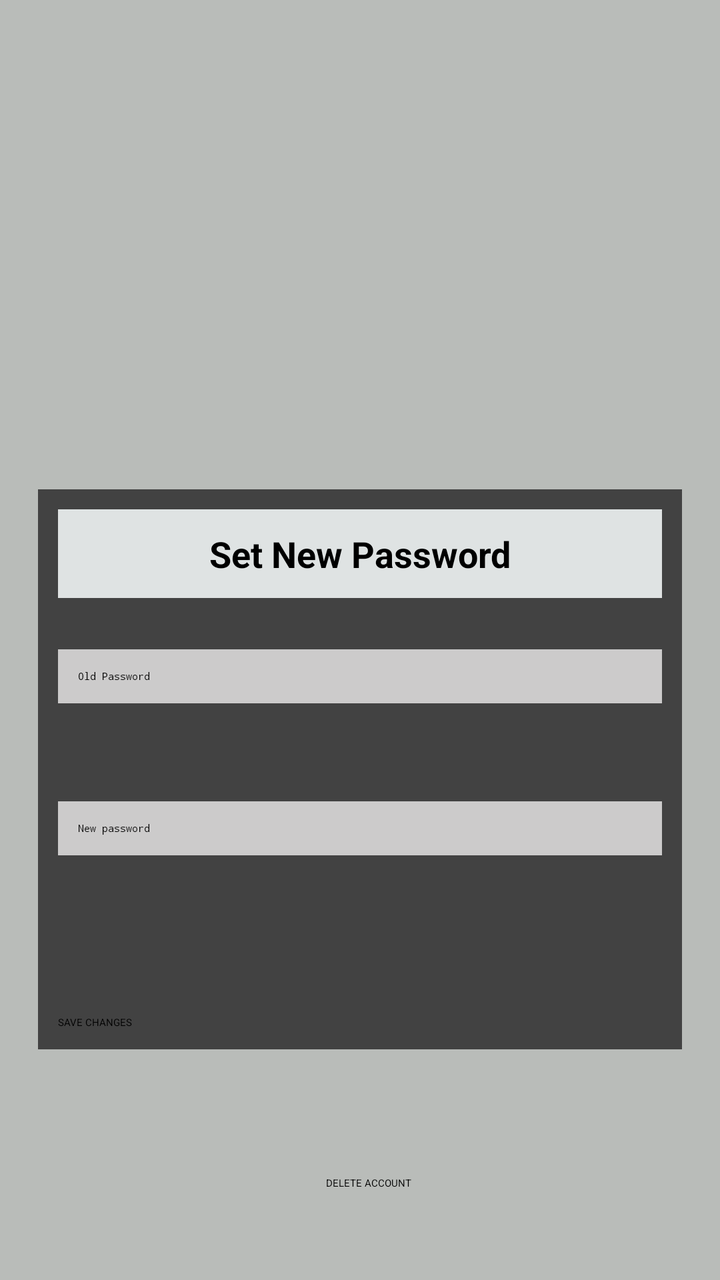
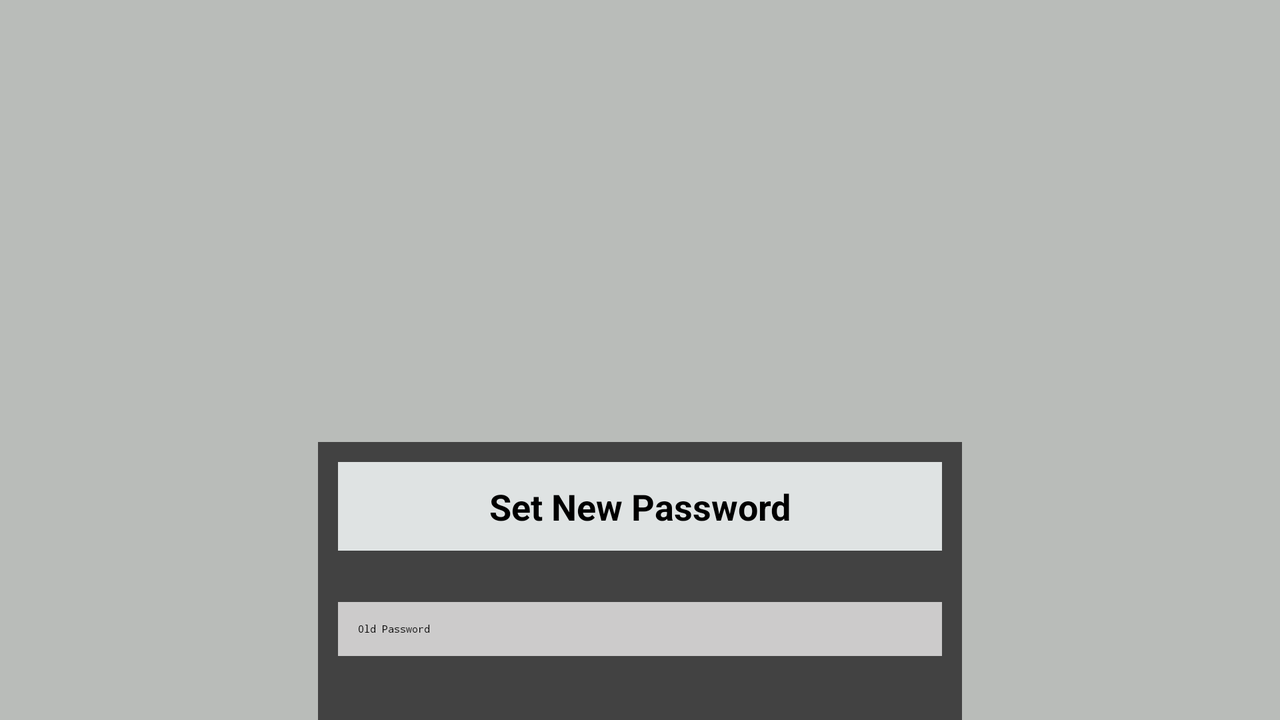

First picture: res/layout/ on a phone held upright. Second picture: the repository's own variant of that layout, on a device whose configuration matches the variant's folder. Source for both follows.
<!-- AndroidManifest.xml: application theme Theme.TodoApp -->
<!-- res/layout/activity_profile.xml -->
<?xml version="1.0" encoding="utf-8"?>
<FrameLayout xmlns:android="http://schemas.android.com/apk/res/android"
    xmlns:app="http://schemas.android.com/apk/res-auto"
    xmlns:tools="http://schemas.android.com/tools"
    android:layout_width="match_parent"
    android:layout_height="match_parent"
    android:background="#008175"
    tools:context=".ProfileActivity">

    
    <androidx.constraintlayout.widget.ConstraintLayout
        android:layout_width="match_parent"
        android:layout_height="match_parent"
        android:background="#B9BCB9">

        
        <ImageView
            android:id="@+id/imageView"
            android:layout_width="204dp"
            android:layout_height="175dp"
            android:foreground="@drawable/ic_account"
            app:layout_constraintBottom_toBottomOf="parent"
            app:layout_constraintEnd_toEndOf="parent"
            app:layout_constraintHorizontal_bias="0.497"
            app:layout_constraintStart_toStartOf="parent"
            app:layout_constraintTop_toTopOf="parent"
            app:layout_constraintVertical_bias="0.078" />

        
        <Button
            android:id="@+id/profile_activity_btn_delete"
            android:layout_width="wrap_content"
            android:layout_height="wrap_content"
            android:text="@string/delete"
            android:textColor="#000"
            app:backgroundTint="#F1E047"
            app:icon="@drawable/ic_baseline_delete_24"
            app:layout_constraintBottom_toBottomOf="parent"
            app:layout_constraintEnd_toEndOf="parent"
            app:layout_constraintHorizontal_bias="0.514"
            app:layout_constraintStart_toStartOf="parent"
            app:layout_constraintTop_toTopOf="parent"
            app:layout_constraintVertical_bias="0.929" />

        
        <TextView
            android:id="@+id/profile_activity_tv_name"
            android:layout_width="131dp"
            android:layout_height="21dp"
            android:gravity="center"
            android:textColor="#000000"
            android:textSize="20dp"
            android:textStyle="bold"
            app:layout_constraintBottom_toBottomOf="parent"
            app:layout_constraintEnd_toEndOf="parent"
            app:layout_constraintStart_toStartOf="parent"
            app:layout_constraintTop_toTopOf="parent"
            app:layout_constraintVertical_bias="0.285" />

        
        <androidx.cardview.widget.CardView
            android:id="@+id/cardview"
            android:layout_width="322dp"
            android:layout_height="280dp"
            app:layout_constraintBottom_toBottomOf="parent"
            app:layout_constraintEnd_toEndOf="parent"
            app:layout_constraintStart_toStartOf="parent"
            app:layout_constraintTop_toTopOf="parent"
            app:layout_constraintVertical_bias="0.68">

            
            <androidx.constraintlayout.widget.ConstraintLayout
                android:layout_width="match_parent"
                android:layout_height="match_parent"
                android:padding="10dp">

                
                <TextView
                    android:id="@+id/textView9"
                    android:layout_width="match_parent"
                    android:layout_height="wrap_content"
                    android:gravity="center"
                    android:text="Set New Password"
                    android:textSize="18sp"
                    android:textStyle="bold"
                    android:background="#DFE3E3"
                    android:padding="10dp"
                    app:layout_constraintEnd_toEndOf="parent"
                    app:layout_constraintStart_toStartOf="parent"
                    app:layout_constraintTop_toTopOf="parent" />

                
                <EditText
                    android:id="@+id/profile_activity_tv_oldpass"
                    android:layout_width="match_parent"
                    android:layout_height="wrap_content"
                    android:background="#FFFEFE"
                    android:backgroundTint="#CCCBCB"
                    android:ems="10"
                    android:hint="Old Password"
                    android:inputType="textPersonName|textPassword"
                    android:padding="10dp"
                    app:layout_constraintBottom_toBottomOf="@+id/profile_activity_btn_submit"
                    app:layout_constraintEnd_toEndOf="parent"
                    app:layout_constraintStart_toStartOf="parent"
                    app:layout_constraintTop_toTopOf="@+id/textView9"
                    app:layout_constraintVertical_bias="0.3" />

                
                <EditText
                    android:id="@+id/profile_activity_tv_newpass"
                    android:layout_width="match_parent"
                    android:layout_height="wrap_content"
                    android:background="#FFFFFF"
                    android:backgroundTint="#CCCBCB"
                    android:ems="10"
                    android:hint="New password"
                    android:inputType="textPersonName|textPassword"
                    android:padding="10dp"
                    app:layout_constraintBottom_toBottomOf="@+id/profile_activity_btn_submit"
                    app:layout_constraintEnd_toEndOf="parent"
                    app:layout_constraintStart_toStartOf="parent"
                    app:layout_constraintTop_toTopOf="@+id/textView9"
                    app:layout_constraintVertical_bias="0.627" />

                
                <Button
                    android:id="@+id/profile_activity_btn_submit"
                    android:layout_width="match_parent"
                    android:layout_height="wrap_content"
                    android:text="@string/submit"
                    android:textColor="#000000"
                    app:backgroundTint="#F1E047"
                    app:layout_constraintBottom_toBottomOf="parent"
                    app:layout_constraintEnd_toEndOf="parent"
                    app:layout_constraintHorizontal_bias="0.825"
                    app:layout_constraintStart_toStartOf="parent" />
            </androidx.constraintlayout.widget.ConstraintLayout>

        </androidx.cardview.widget.CardView>

    </androidx.constraintlayout.widget.ConstraintLayout>

</FrameLayout>
<!-- resources referenced by this layout -->
<resources>
  <!-- drawable ic_account (drawable) -->
  <vector android:height="24dp" android:tint="#F1E047"
      android:viewportHeight="24" android:viewportWidth="24"
      android:width="24dp" xmlns:android="http://schemas.android.com/apk/res/android">
      <path android:fillColor="@android:color/white" android:pathData="M12,2C6.48,2 2,6.48 2,12s4.48,10 10,10 10,-4.48 10,-10S17.52,2 12,2zM12,5c1.66,0 3,1.34 3,3s-1.34,3 -3,3 -3,-1.34 -3,-3 1.34,-3 3,-3zM12,19.2c-2.5,0 -4.71,-1.28 -6,-3.22 0.03,-1.99 4,-3.08 6,-3.08 1.99,0 5.97,1.09 6,3.08 -1.29,1.94 -3.5,3.22 -6,3.22z"/>
  </vector>
  <string name="delete">DELETE ACCOUNT</string>
  <string name="submit">SAVE CHANGES</string>
</resources>
<!-- res/layout-land/activity_profile.xml (the repository's variant of the layout above) -->
<!-- drawn on the phone turned sideways -->
<?xml version="1.0" encoding="utf-8"?>
<FrameLayout xmlns:android="http://schemas.android.com/apk/res/android"
    xmlns:app="http://schemas.android.com/apk/res-auto"
    xmlns:tools="http://schemas.android.com/tools"
    android:layout_width="match_parent"
    android:layout_height="match_parent"
    android:background="#008175"
    tools:context=".ProfileActivity">

    
    <androidx.constraintlayout.widget.ConstraintLayout
        android:layout_width="match_parent"
        android:layout_height="match_parent"
        android:background="#B9BCB9">

        
        <ScrollView
            android:layout_width="match_parent"
            android:layout_height="match_parent">

            
            <LinearLayout
                android:layout_width="match_parent"
                android:layout_height="match_parent"
                android:orientation="vertical">

                
                <ImageView
                    android:id="@+id/imageView"
                    android:layout_width="204dp"
                    android:layout_height="175dp"
                    android:layout_gravity="center"
                    android:foreground="@drawable/ic_account" />

                
                <TextView
                    android:id="@+id/profile_activity_tv_name"
                    android:layout_width="131dp"
                    android:layout_height="21dp"
                    android:layout_gravity="center"
                    android:gravity="center"
                    android:textColor="#000000"
                    android:textSize="20dp"
                    android:textStyle="bold"
                    android:layout_marginTop="10dp"
                    android:layout_marginBottom="15dp"/>

                
                <androidx.cardview.widget.CardView
                    android:id="@+id/cardview"
                    android:layout_width="322dp"
                    android:layout_height="280dp"
                    android:layout_gravity="center">

                    
                    <androidx.constraintlayout.widget.ConstraintLayout
                        android:layout_width="match_parent"
                        android:layout_height="match_parent"
                        android:padding="10dp">

                        
                        <TextView
                            android:id="@+id/textView9"
                            android:layout_width="match_parent"
                            android:layout_height="wrap_content"
                            android:background="#DFE3E3"
                            android:gravity="center"
                            android:padding="10dp"
                            android:text="Set New Password"
                            android:textSize="18sp"
                            android:textStyle="bold"
                            app:layout_constraintEnd_toEndOf="parent"
                            app:layout_constraintStart_toStartOf="parent"
                            app:layout_constraintTop_toTopOf="parent" />

                        
                        <EditText
                            android:id="@+id/profile_activity_tv_oldpass"
                            android:layout_width="match_parent"
                            android:layout_height="wrap_content"
                            android:background="#FFFEFE"
                            android:backgroundTint="#CCCBCB"
                            android:ems="10"
                            android:hint="Old Password"
                            android:inputType="textPersonName|textPassword"
                            android:padding="10dp"
                            app:layout_constraintBottom_toBottomOf="@+id/profile_activity_btn_submit"
                            app:layout_constraintEnd_toEndOf="parent"
                            app:layout_constraintStart_toStartOf="parent"
                            app:layout_constraintTop_toTopOf="@+id/textView9"
                            app:layout_constraintVertical_bias="0.3" />

                        
                        <EditText
                            android:id="@+id/profile_activity_tv_newpass"
                            android:layout_width="match_parent"
                            android:layout_height="wrap_content"
                            android:background="#FFFFFF"
                            android:backgroundTint="#CCCBCB"
                            android:ems="10"
                            android:hint="New password"
                            android:inputType="textPersonName|textPassword"
                            android:padding="10dp"
                            app:layout_constraintBottom_toBottomOf="@+id/profile_activity_btn_submit"
                            app:layout_constraintEnd_toEndOf="parent"
                            app:layout_constraintStart_toStartOf="parent"
                            app:layout_constraintTop_toTopOf="@+id/textView9"
                            app:layout_constraintVertical_bias="0.627" />

                        
                        <Button
                            android:id="@+id/profile_activity_btn_submit"
                            android:layout_width="match_parent"
                            android:layout_height="wrap_content"
                            android:text="@string/submit"
                            android:textColor="#000000"
                            app:backgroundTint="#F1E047"
                            app:layout_constraintBottom_toBottomOf="parent"
                            app:layout_constraintEnd_toEndOf="parent"
                            app:layout_constraintHorizontal_bias="0.825"
                            app:layout_constraintStart_toStartOf="parent" />
                    </androidx.constraintlayout.widget.ConstraintLayout>

                </androidx.cardview.widget.CardView>

                
                <Button
                    android:id="@+id/profile_activity_btn_delete"
                    android:layout_width="wrap_content"
                    android:layout_height="wrap_content"
                    android:layout_gravity="center"
                    android:text="@string/delete"
                    android:textColor="#000"
                    app:backgroundTint="#F1E047"
                    app:icon="@drawable/ic_baseline_delete_24" />

            </LinearLayout>

        </ScrollView>

    </androidx.constraintlayout.widget.ConstraintLayout>

</FrameLayout>
